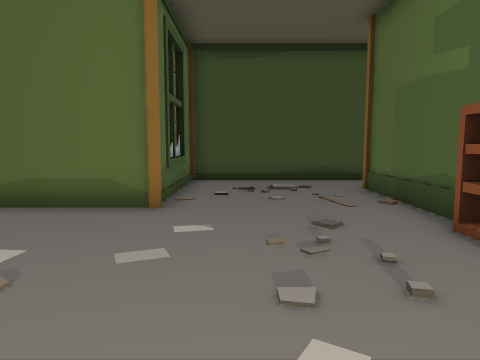
[1] (above)

14 first-person views from a walk through a Unity game level. The camera is 1.2 m above the floor, tilts 6° down and sees 70° across. The floor is counted in squares, 1 m on a side. Each view is taken from the middle of a square. On the plan, view 1 faces up. The plan holds only what a view shows up to about 14 squares ahead; the rest is blank.

[2]
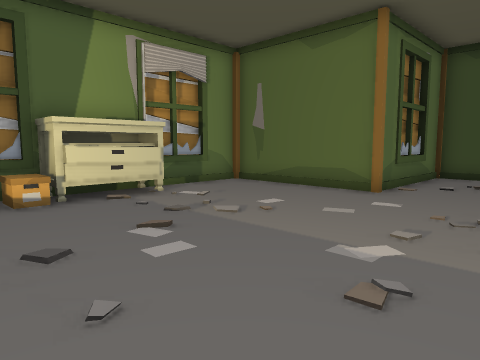

[3]
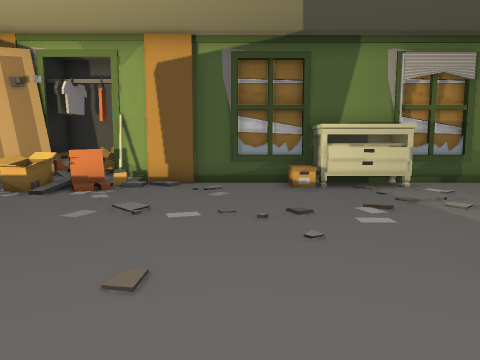

[4]
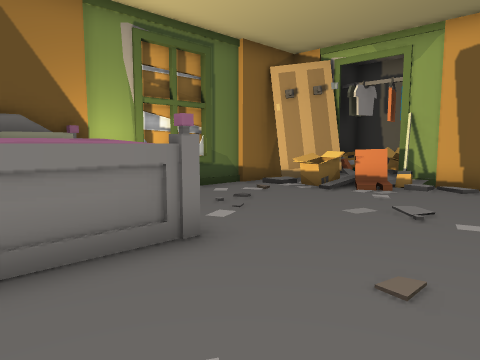

[5]
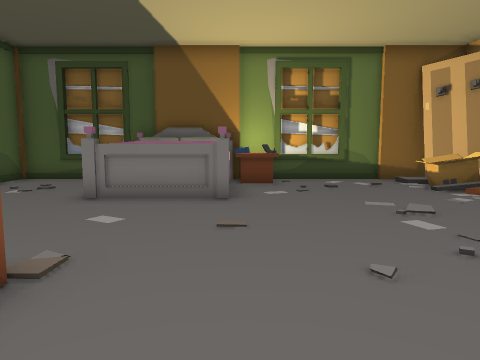

[6]
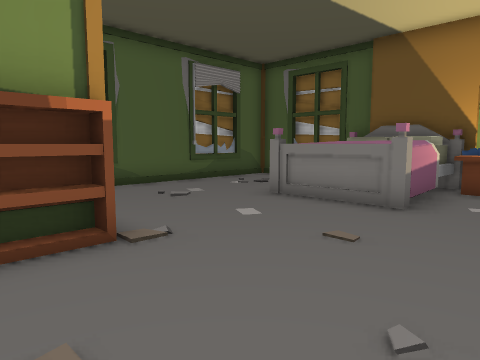

[7]
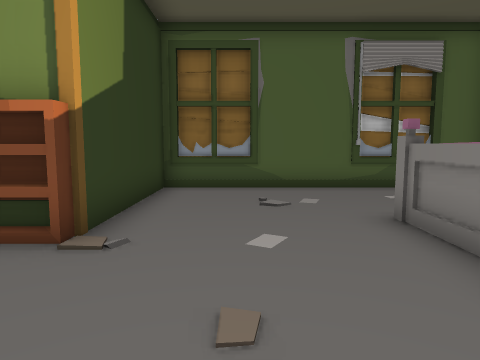

[8]
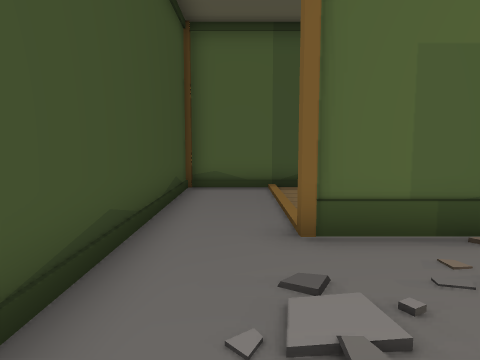

[9]
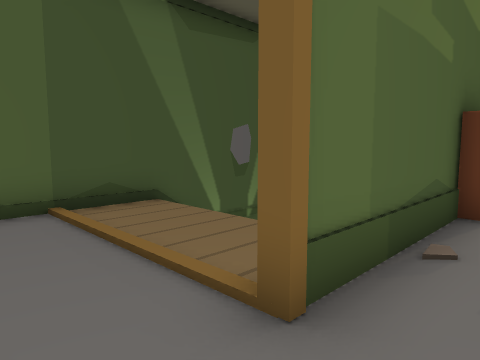

[10]
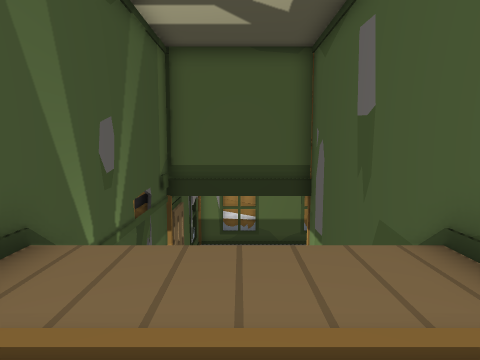

[11]
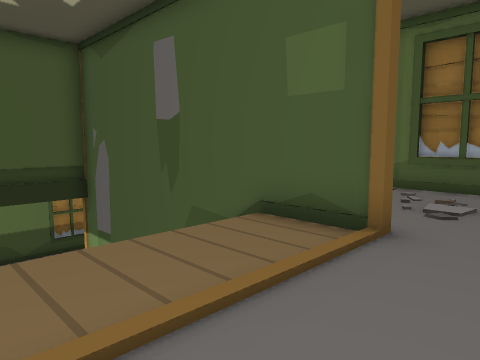

[12]
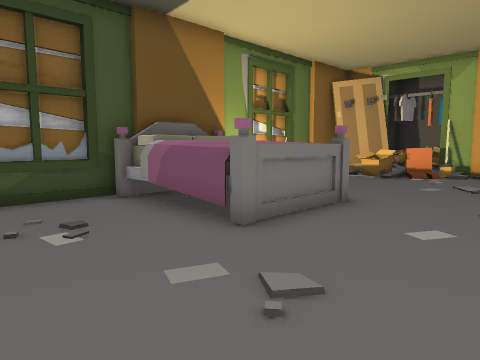

[13]
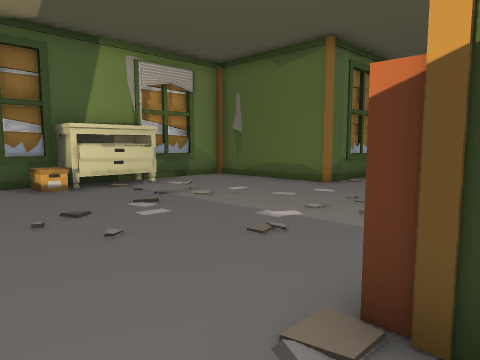

[14]
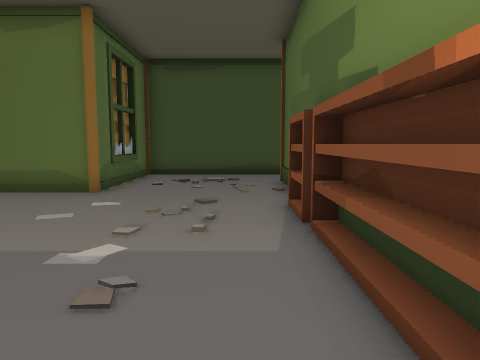

### Floor plan
Key: @ floor where view 1 was taken; # wall or solid block; . floor; / step, stairs or slope; = window, fence, low wall or low ledge; v drop or lower ground; B bookshelf; R dresser; E bed; T table; O other object.
Columns run from 9 left of view 1 to 9 right of it. Each row starts with its distance up from view 1.
 12        ############
 11        #..........#
 10        #..........#
  9        #....#.....#
  8        #....#.....#
  7   ######....#vvvvvv
  6   #..........#    #
  5   #.........Bv    #
  4   #.........Bv    #
  3   #R........Bv    #
  2   RR........Bv    #
  1   RR........B     #
  0   #RO....@..B    v#
 -1   #.........B######
 -2   #...............#
 -3   #...............#
 -4   #...............#
 -5  ###..............#
 -6 #==#/.....EEEE....#
 -7 #=====....EEEE....#
 -8 ####==...TTEEE....#
 -9    ##....TTEEE....#
-10    ################

Where each view was taken, in squares from view 1:
view 1: 0 up, 0 right, facing up
view 2: 2 down, 2 right, facing up-left
view 3: 2 down, 4 right, facing left
view 4: 2 down, 4 right, facing down-left
view 5: 2 up, 1 right, facing down
view 6: 1 up, 1 left, facing down-right
view 7: 3 down, 1 left, facing right
view 8: 10 up, 1 left, facing right
view 9: 11 up, 2 right, facing down-right
view 10: 11 up, 6 right, facing down
view 11: 11 up, 8 right, facing down-left
view 12: 2 down, 8 right, facing down-left
view 13: 3 down, 4 right, facing up-left
view 14: 2 down, 2 right, facing up
